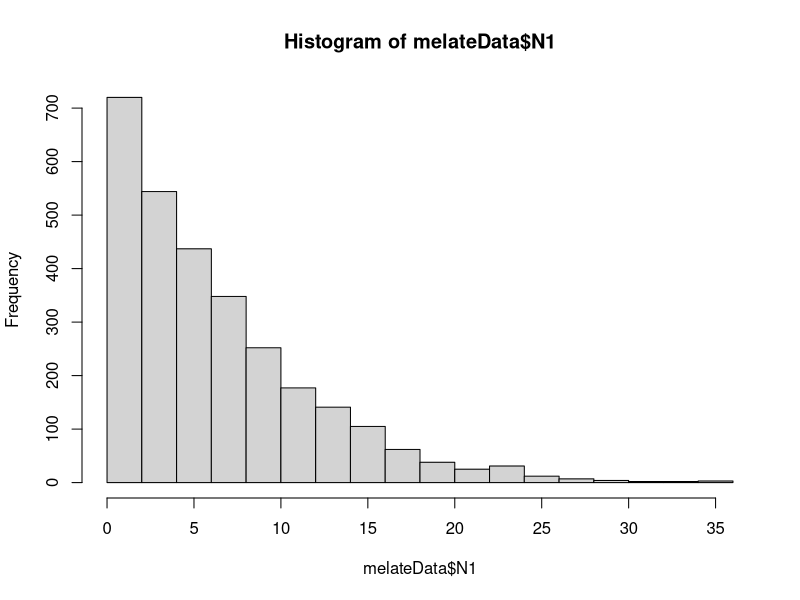
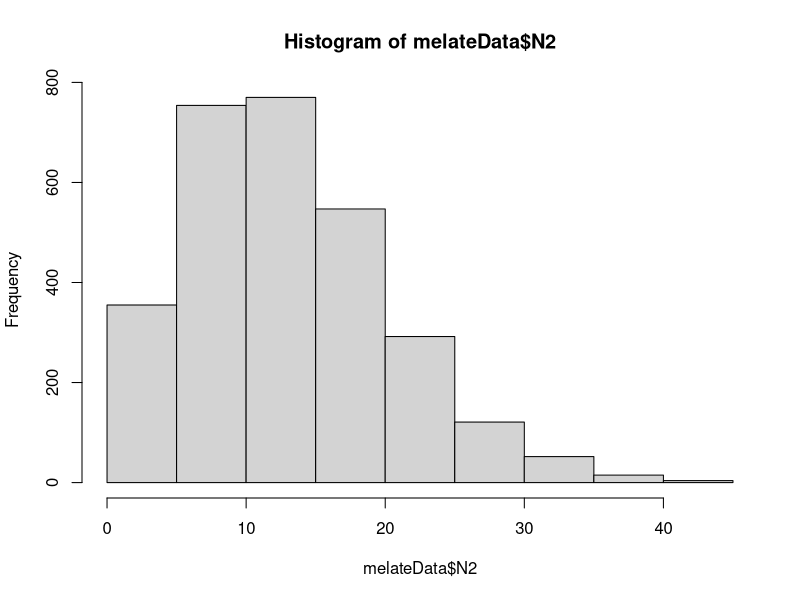
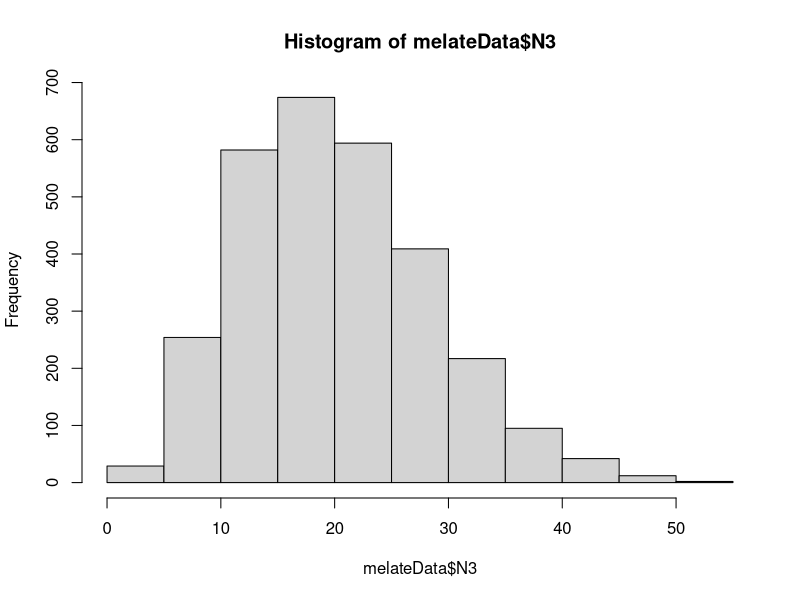
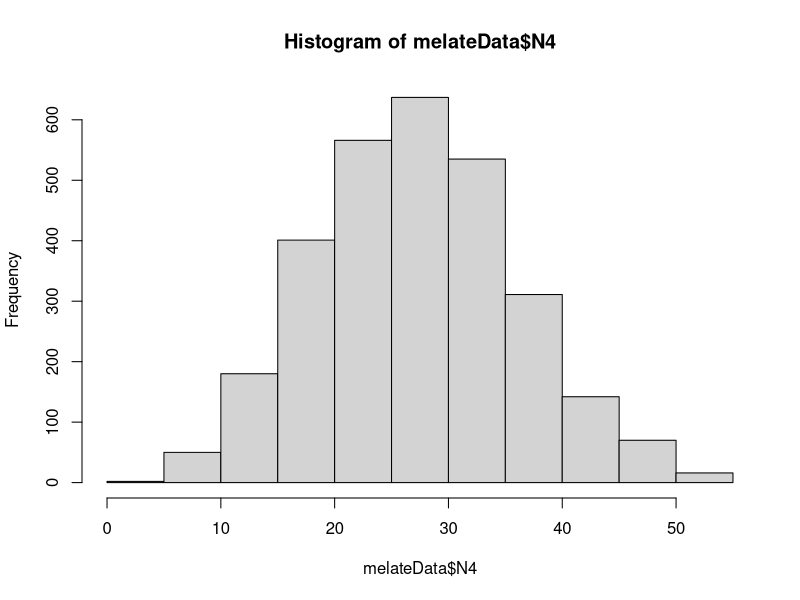
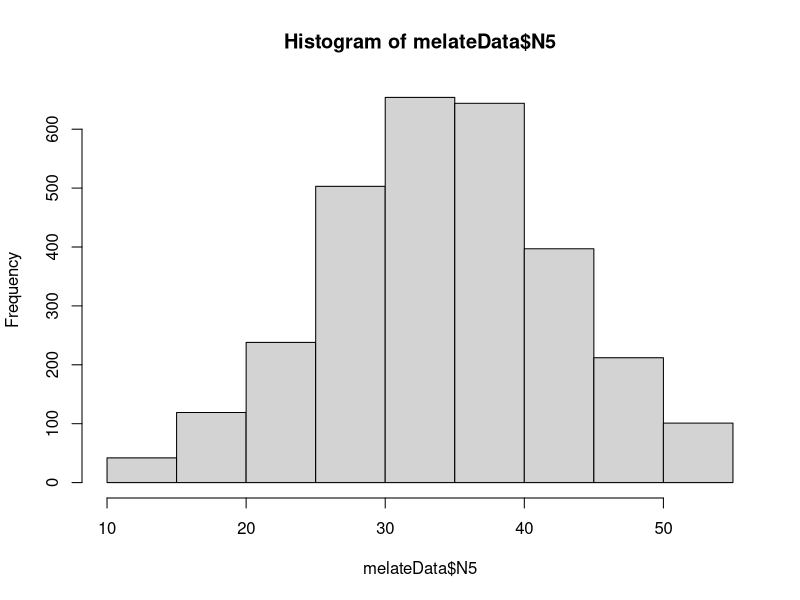
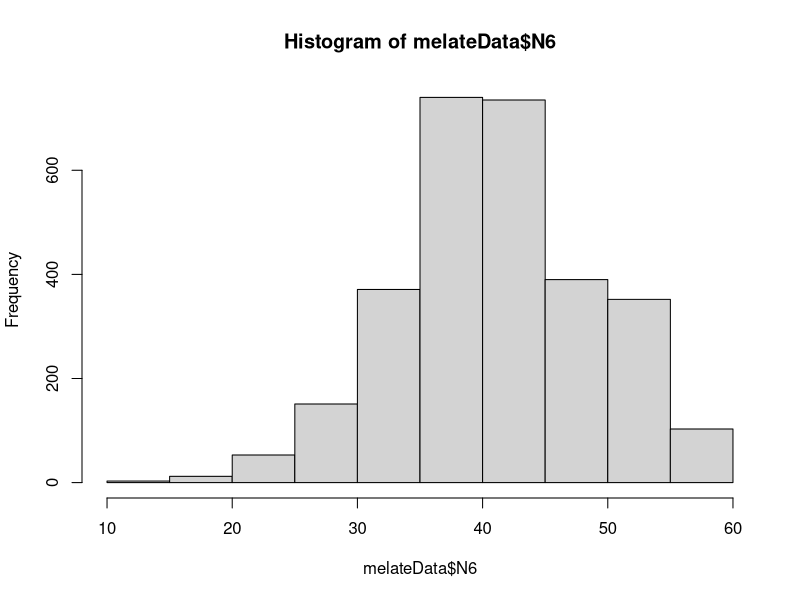

Reproduce these figures in R, in order.
#Carga del archivo separa por comas en la variable melateData
melateData<-read.csv("ResultadosMelate.csv")
#Muestra el nombre de las columnas
names(melateData)
#Muestra contenido de las observaciones
melateData
#Muestra el resumen de los datos
summary(melateData)
#Muestra las dimensiones de los datos
dim(melateData)
#Muestra el histograma de la variable N1
hist(melateData$N1)
#Muestra el histograma de la variable N2
hist(melateData$N2)
#Muestra el histograma de la variable N3
hist(melateData$N3)
#Muestra el histograma de la variable N4
hist(melateData$N4)
#Muestra el histograma de la variable N5
hist(melateData$N5)
#Muestra el histograma de la variable N6
hist(melateData$N6)